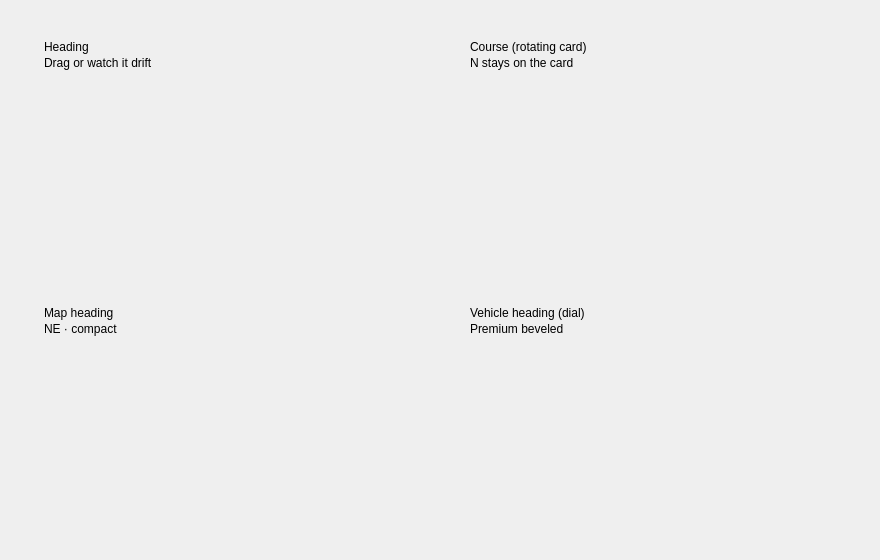
<?xml version='1.0' encoding='utf-8'?>
<ui version="4.0">
 <class>MainWindow</class>
 <widget class="QMainWindow" name="MainWindow">
  <property name="geometry">
   <rect>
    <x>0</x>
    <y>0</y>
    <width>880</width>
    <height>560</height>
   </rect>
  </property>
  <property name="windowTitle">
   <string>QCustomCompass — preview</string>
  </property>
  <widget class="QWidget" name="centralwidget">
   <layout class="QGridLayout" name="cardsGrid">
    <property name="leftMargin">
     <number>24</number>
    </property>
    <property name="topMargin">
     <number>24</number>
    </property>
    <property name="rightMargin">
     <number>24</number>
    </property>
    <property name="bottomMargin">
     <number>24</number>
    </property>
    <property name="horizontalSpacing">
     <number>20</number>
    </property>
    <property name="verticalSpacing">
     <number>20</number>
    </property>
    <item row="0" column="0">
     <widget class="QFrame" name="roseCard">
      <property name="frameShape">
       <enum>QFrame::NoFrame</enum>
      </property>
      <layout class="QVBoxLayout" name="roseLayout" stretch="0,0,0,1">
       <property name="spacing">
        <number>2</number>
       </property>
       <property name="leftMargin">
        <number>20</number>
       </property>
       <property name="topMargin">
        <number>16</number>
       </property>
       <property name="rightMargin">
        <number>20</number>
       </property>
       <property name="bottomMargin">
        <number>16</number>
       </property>
       <item>
        <widget class="QLabel" name="roseTitle">
         <property name="text">
          <string>Heading</string>
         </property>
        </widget>
       </item>
       <item>
        <widget class="QLabel" name="roseSub">
         <property name="text">
          <string>Drag or watch it drift</string>
         </property>
        </widget>
       </item>
       <item>
        <spacer name="roseSpacer">
         <property name="orientation">
          <enum>Qt::Vertical</enum>
         </property>
         <property name="sizeType">
          <enum>QSizePolicy::Fixed</enum>
         </property>
         <property name="sizeHint" stdset="0">
          <size>
           <width>0</width>
           <height>8</height>
          </size>
         </property>
        </spacer>
       </item>
       <item>
        <widget class="QCustomCompass" name="roseCompass">
         <property name="heading" stdset="0">
          <double>315.000000000000000</double>
         </property>
        </widget>
       </item>
      </layout>
     </widget>
    </item>
    <item row="0" column="1">
     <widget class="QFrame" name="courseCard">
      <property name="frameShape">
       <enum>QFrame::NoFrame</enum>
      </property>
      <layout class="QVBoxLayout" name="courseLayout" stretch="0,0,0,1">
       <property name="spacing">
        <number>2</number>
       </property>
       <property name="leftMargin">
        <number>20</number>
       </property>
       <property name="topMargin">
        <number>16</number>
       </property>
       <property name="rightMargin">
        <number>20</number>
       </property>
       <property name="bottomMargin">
        <number>16</number>
       </property>
       <item>
        <widget class="QLabel" name="courseTitle">
         <property name="text">
          <string>Course (rotating card)</string>
         </property>
        </widget>
       </item>
       <item>
        <widget class="QLabel" name="courseSub">
         <property name="text">
          <string>N stays on the card</string>
         </property>
        </widget>
       </item>
       <item>
        <spacer name="courseSpacer">
         <property name="orientation">
          <enum>Qt::Vertical</enum>
         </property>
         <property name="sizeType">
          <enum>QSizePolicy::Fixed</enum>
         </property>
         <property name="sizeHint" stdset="0">
          <size>
           <width>0</width>
           <height>8</height>
          </size>
         </property>
        </spacer>
       </item>
       <item>
        <widget class="QCustomCompass" name="courseCompass">
         <property name="heading" stdset="0">
          <double>120.000000000000000</double>
         </property>
         <property name="rotateBezel" stdset="0">
          <bool>true</bool>
         </property>
        </widget>
       </item>
      </layout>
     </widget>
    </item>
    <item row="1" column="0">
     <widget class="QFrame" name="miniCard">
      <property name="frameShape">
       <enum>QFrame::NoFrame</enum>
      </property>
      <layout class="QVBoxLayout" name="miniLayout" stretch="0,0,0,1">
       <property name="spacing">
        <number>2</number>
       </property>
       <property name="leftMargin">
        <number>20</number>
       </property>
       <property name="topMargin">
        <number>16</number>
       </property>
       <property name="rightMargin">
        <number>20</number>
       </property>
       <property name="bottomMargin">
        <number>16</number>
       </property>
       <item>
        <widget class="QLabel" name="miniTitle">
         <property name="text">
          <string>Map heading</string>
         </property>
        </widget>
       </item>
       <item>
        <widget class="QLabel" name="miniSub">
         <property name="text">
          <string>NE · compact</string>
         </property>
        </widget>
       </item>
       <item>
        <spacer name="miniSpacer">
         <property name="orientation">
          <enum>Qt::Vertical</enum>
         </property>
         <property name="sizeType">
          <enum>QSizePolicy::Fixed</enum>
         </property>
         <property name="sizeHint" stdset="0">
          <size>
           <width>0</width>
           <height>8</height>
          </size>
         </property>
        </spacer>
       </item>
       <item>
        <widget class="QCustomCompass" name="miniCompass">
         <property name="heading" stdset="0">
          <double>45.000000000000000</double>
         </property>
         <property name="showIntercardinals" stdset="0">
          <bool>false</bool>
         </property>
        </widget>
       </item>
      </layout>
     </widget>
    </item>
    <item row="1" column="1">
     <widget class="QFrame" name="dialCard">
      <property name="frameShape">
       <enum>QFrame::NoFrame</enum>
      </property>
      <layout class="QVBoxLayout" name="dialLayout" stretch="0,0,0,1">
       <property name="spacing">
        <number>2</number>
       </property>
       <property name="leftMargin">
        <number>20</number>
       </property>
       <property name="topMargin">
        <number>16</number>
       </property>
       <property name="rightMargin">
        <number>20</number>
       </property>
       <property name="bottomMargin">
        <number>16</number>
       </property>
       <item>
        <widget class="QLabel" name="dialTitle">
         <property name="text">
          <string>Vehicle heading (dial)</string>
         </property>
        </widget>
       </item>
       <item>
        <widget class="QLabel" name="dialSub">
         <property name="text">
          <string>Premium beveled</string>
         </property>
        </widget>
       </item>
       <item>
        <spacer name="dialSpacer">
         <property name="orientation">
          <enum>Qt::Vertical</enum>
         </property>
         <property name="sizeType">
          <enum>QSizePolicy::Fixed</enum>
         </property>
         <property name="sizeHint" stdset="0">
          <size>
           <width>0</width>
           <height>8</height>
          </size>
         </property>
        </spacer>
       </item>
       <item>
        <widget class="QCustomCompassDial" name="dialCompass">
         <property name="heading" stdset="0">
          <double>315.000000000000000</double>
         </property>
        </widget>
       </item>
      </layout>
     </widget>
    </item>
   </layout>
  </widget>
 </widget>
 <customwidgets>
  <customwidget>
   <class>QCustomCompass</class>
   <extends>QWidget</extends>
   <header location="global">Custom_Widgets.QCustomCompass.h</header>
  </customwidget>
  <customwidget>
   <class>QCustomCompassDial</class>
   <extends>QWidget</extends>
   <header location="global">Custom_Widgets.QCustomCompassDial.h</header>
  </customwidget>
 <customwidget><class>QPushButton</class><extends>QPushButton</extends><header location="global">Custom_Widgets.Theme.h</header><container>1</container></customwidget><customwidget><class>QLabel</class><extends>QLabel</extends><header location="global">Custom_Widgets.Theme.h</header><container>1</container></customwidget></customwidgets>
 <connections />
</ui>
